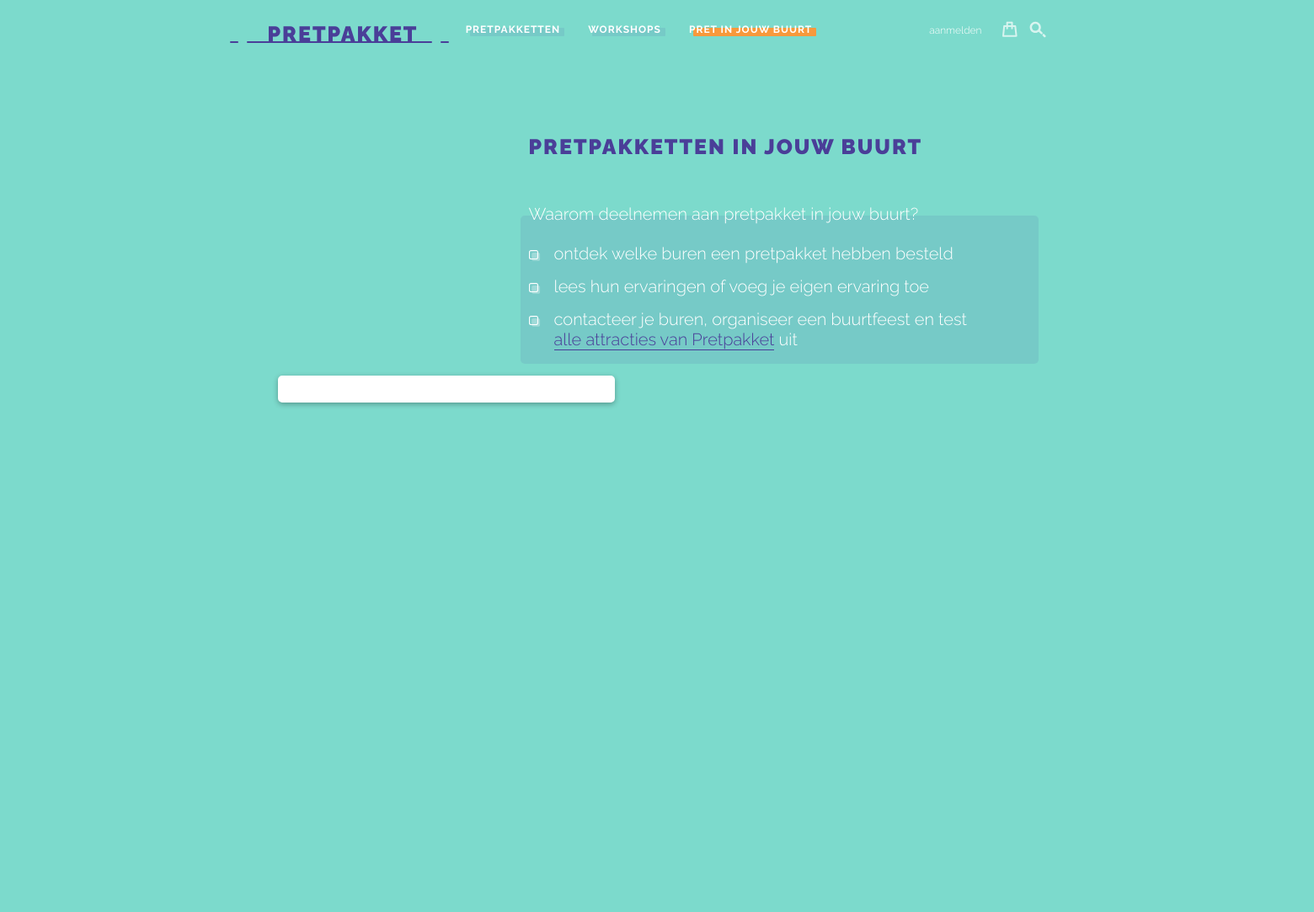
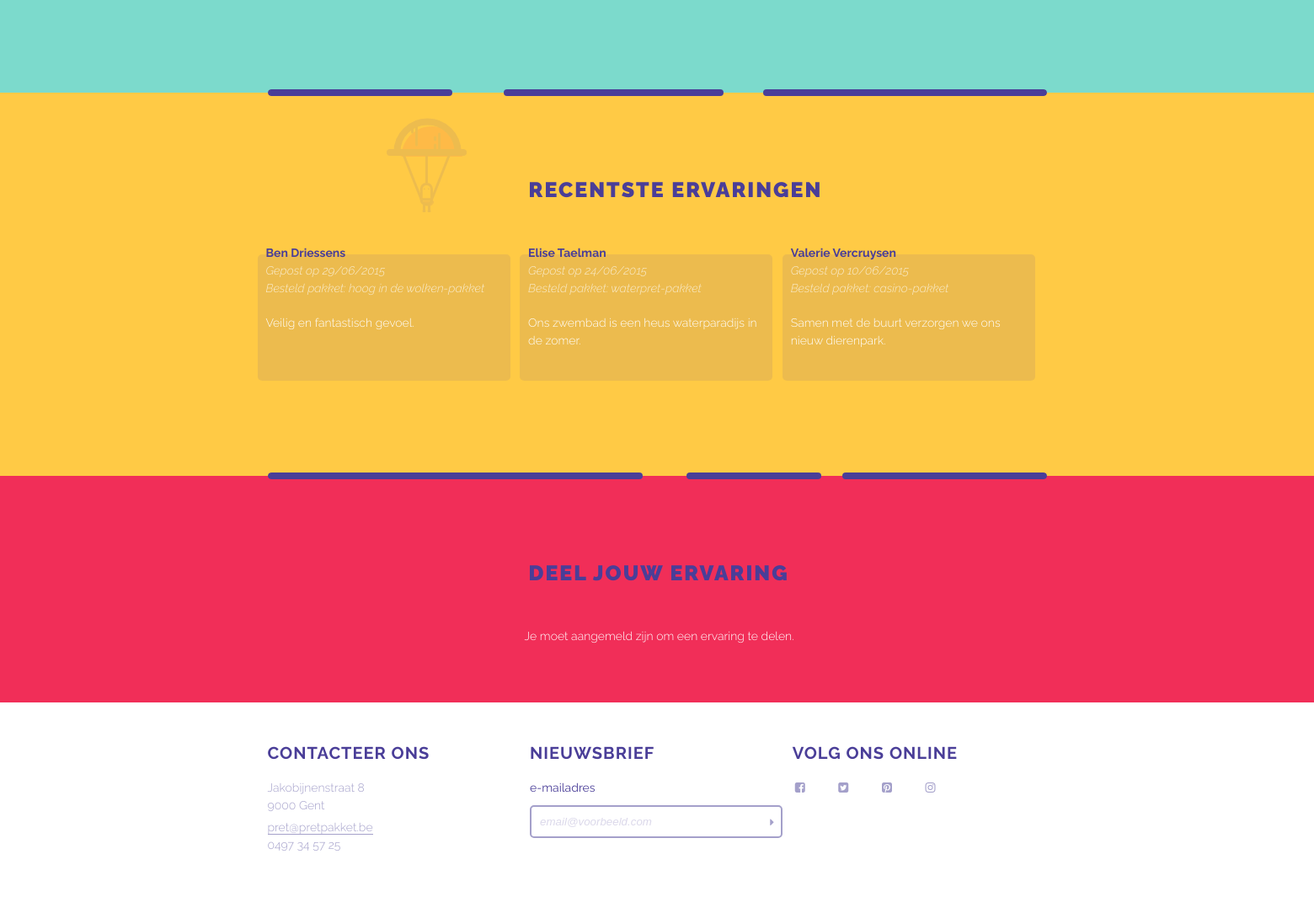
Screenshot of /index.php?page=pretinjouwbuurt with the database file from the repository (2 pictures, top to bottom).
### tables this page shows
CREATE TABLE `dhz_reviews` (
`id` int(11) NOT NULL,
  `user_id` int(11) NOT NULL,
  `package_id` int(11) NOT NULL,
  `creation_date` date NOT NULL,
  `review` text NOT NULL
);

CREATE TABLE `dhz_users` (
`id` int(11) NOT NULL,
  `first_name` varchar(255) NOT NULL,
  `last_name` varchar(255) NOT NULL,
  `adres` varchar(255) NOT NULL,
  `postal_code` int(11) NOT NULL,
  `city` varchar(255) NOT NULL,
  `e_mail` varchar(255) NOT NULL,
  `password` varchar(255) NOT NULL,
  `visible_map` tinyint(4) NOT NULL,
  `contact_possible` tinyint(4) NOT NULL
);

CREATE TABLE `dhz_packages` (
`id` int(11) NOT NULL,
  `views` int(11) NOT NULL,
  `title` varchar(255) NOT NULL,
  `short_description` varchar(255) NOT NULL,
  `long_description` text NOT NULL,
  `small_image` varchar(255) NOT NULL,
  `large_image` varchar(255) NOT NULL,
  `price` decimal(10,2) NOT NULL,
  `promo` varchar(255) NOT NULL
);

### controller/Controller.php (called while the page is built, shortened)
<?php
class Controller {
	public $route;
	public function filter() {
		call_user_func(array($this, $this->route['action']));
	}
	public function render() {
		$this->createViewVarWithContent();
	}
	private function createViewVarWithContent() {
		require WWW_ROOT . 'view' . DS . strtolower($this->route['controller']) . DS . $this->route['action'] . '.php';
	}
	private function renderInLayout() {
		include WWW_ROOT . 'view' . DS . 'layout.php';
	}
}

### index.php (called while the page is built, shortened)
<?php
$routes = array(
    'home' => array(
    	'controller' => 'Packages',
    	'action' => 'index'
    ),
    'pakketten' => array(
    	'controller' => 'Packages',
    	'action' => 'overview'
    ),
    'pakket_detail' => array(
    	'controller' => 'Packages',
    	'action' => 'detail'
    ),
    'pretinjouwbuurt' => array(
    	'controller' => 'Packages',
    	'action' => 'neighbourhood'
    ),
    'search' => array(
        'controller' => 'Packages',
        'action' => 'search'
    ),
    'workshops' => array(
    	'controller' => 'Workshops',
    	'action' => 'overview'
    ),
    'workshop_detail' => array(
    	'controller' => 'Workshops',
    	'action' => 'detail'
    ),
    'login' => array(
        'controller' => 'Users',
        'action' => 'login'
    ),
    'logout' => array(
        'controller' => 'Users',
        'action' => 'logout'
    ),
    'registreren' => array(
        'controller' => 'Users',
        'action' => 'register'
    ),
    'wijzig' => array(
        'controller' => 'Users',
        'action' => 'edit'
    ),
    'newsletter' => array(
        'controller' => 'Users',
        'action' => 'newsletter'
    ),
    'mijnprofiel' => array(
        'controller' => 'Users',
        'action' => 'account'
    ),
    'winkelwagen' => array(
        'controller' => 'Orders',
        'action' => 'cart'
    ),
    'add-package' => array(
        'controller' => 'Orders',
        'action' => 'add_package'
    ),
    'bestellen' => array(
        'controller' => 'Orders',
        'action' => 'place_order'
    )
);
$route = $routes[$_GET['page']];
$controllerObj = new $controllerName();
$controllerObj->route = $route;
$controllerObj->filter();
$controllerObj->render();

### controller/PackagesController.php (called while the page is built, shortened)
<?php
require_once WWW_ROOT . 'controller/Controller.php';
class PackagesController extends Controller {
	function __construct() {
		require_once WWW_ROOT . 'dao/ReviewDAO.php';
		$this->reviewDAO = new ReviewDAO();
	}
	public function neighbourhood() {
		$reviews = $this->reviewDAO->selectLast();
	}
}

### dao/ReviewDAO.php (called while the page is built, shortened)
<?php
class ReviewDAO extends DAO {
	public function selectLast() {
		$sql = "SELECT dhz_reviews.*, dhz_users.first_name, dhz_users.last_name, dhz_packages.title FROM `dhz_reviews`
				INNER JOIN `dhz_users` ON dhz_reviews.user_id = dhz_users.id
				INNER JOIN `dhz_packages` ON dhz_reviews.package_id = dhz_packages.id
				ORDER BY `creation_date` DESC LIMIT 3";
		$stmt = $this->pdo->prepare($sql);
		$stmt->execute();
		return $stmt->fetchAll(PDO::FETCH_ASSOC);
	}
}

### view/packages/neighbourhood.php (the view, shortened to what this page needs)
<section>
	<h1>pretpakketten in jouw buurt</h1>
	<div class="neighbour-info">
		<p>Waarom deelnemen aan pretpakket in jouw buurt?</p>
		<ul class="custom-list">
			<li>ontdek welke buren een pretpakket hebben besteld</li>
			<li>lees hun ervaringen of voeg je eigen ervaring toe</li>
			<li>contacteer je buren, organiseer een buurtfeest en test <br /> <a href="index.php?page=pakketten">alle attracties van Pretpakket</a> uit</li>
		</ul>
	</div>
	<input id="pac-input" class="controls" type="text" placeholder="Search Box">
    <div id="map-canvas"></div>
</section>
<div class="yellow-sect">
<section>
	<h1>Recentste ervaringen</h1>
	<ul class="latest-reviews">
		<?php
			foreach($reviews as $review) {
				$datum = date("d/m/Y", strtotime($review['creation_date']));
		?>
		<li>
			<p class="review-name"><?php echo $review['first_name']; ?> <?php echo $review['last_name']; ?></p>
			<p class="side-info">Gepost op <?php echo $datum; ?><br />
				Besteld pakket: <?php echo $review['title']; ?>
			</p>
			<q><?php echo $review['review']; ?></q>
		</li>
		<?php
			}
		?>
	</ul>
</section>
</div>
<div class="red-sect">
<section>
	<h1>deel jouw ervaring</h1>
	<?php
		if(!empty($_SESSION['user'])) {
	?>
	<form method="post" class="review-form" >
		<div>
	        <label class="select-form">
	            <span class="form-label">mijn pretpakket</span>
	            <select placeholder="jouw bestelde pretpakketten" name='package_id'>
	            	<?php
	            		foreach($orders as $order) {
	            			echo "<option value='". $order['ordered_package_id'] ."'>" . $order['title'] . "</option>";
	            		}
	            	?>
				</select>
	        </label>
	        <label>
	            <span class="form-label">mijn ervaring</span>
	            <textarea name="review" placeholder="schrijf hier jouw ervaring (max. 150 tekens)" rows="5" maxlength="150"></textarea>
	           	<?php if(!empty($errors['review'])) echo '<span class="error-message error-review">' . $errors['review'] . '</span>'; ?>
	        </label>
	    </div>
	    <div class="sbmt-bg">
	        <input type="submit" name="action" value="voeg mijn ervaring toe"/>
	    </div>
	</form>
	<?php
		} else {
			echo '<p class="user-review">Je moet aangemeld zijn om een ervaring te delen.</p>';
		}
	?>
</section>
</div>

### rows the page displays
dhz_reviews: user.first_name "Ben", user.last_name "Driessens", creation_date "29/06/2015", dhz_packages.title "hoog in de wolken-pakket", review "Veilig en fantastisch gevoel."
dhz_reviews: user.first_name "Elise", user.last_name "Taelman", creation_date "24/06/2015", dhz_packages.title "waterpret-pakket", review "Ons zwembad is een heus waterparadijs in de zomer."
dhz_reviews: user.first_name "Valerie", user.last_name "Vercruysen", creation_date "10/06/2015", dhz_packages.title "casino-pakket", review "Samen met de buurt verzorgen we ons nieuw dierenpark."

### other values shown
$page "PRETPAKKETTEN"
$page "WORKSHOPS"
$page "PRET IN JOUW BUURT"
